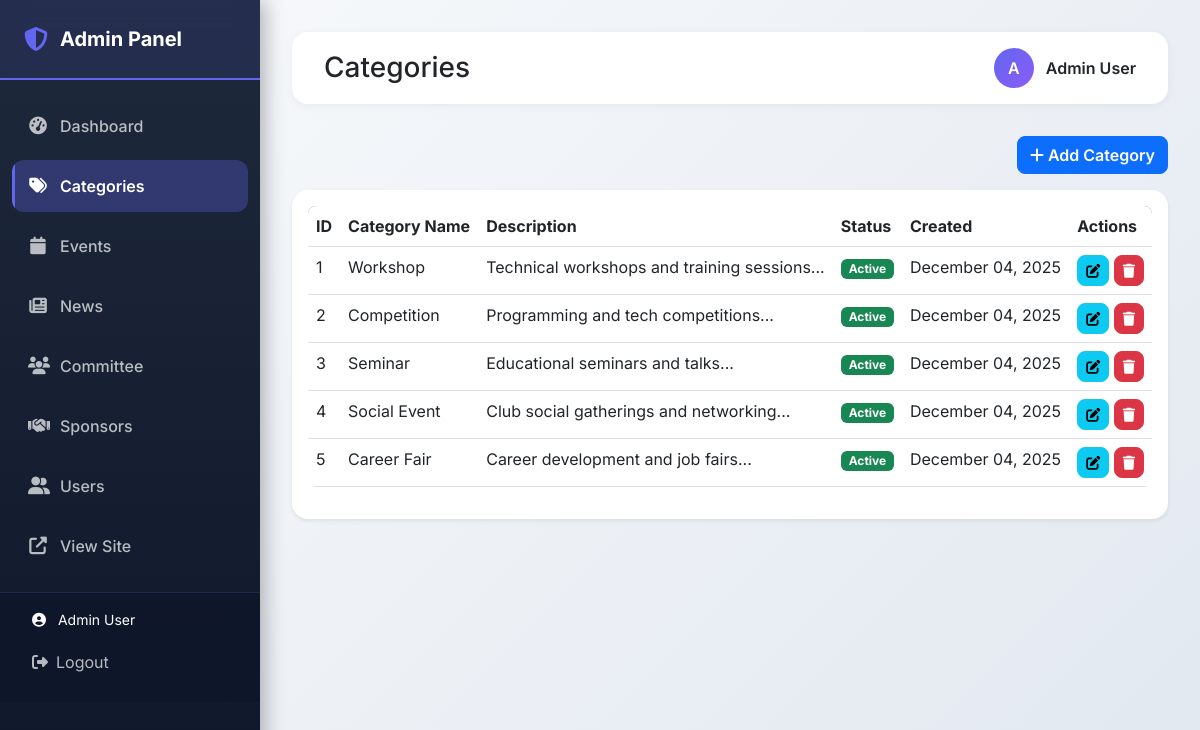
Screenshot of /admin/categories.php (signed in) with the database file from the repository.
### tables this page shows
CREATE TABLE categories (
    id INT PRIMARY KEY AUTO_INCREMENT,
    category_name VARCHAR(100) NOT NULL,
    description TEXT,
    status ENUM('active', 'inactive') DEFAULT 'active',
    created_at TIMESTAMP DEFAULT CURRENT_TIMESTAMP
);

### config/database.php (called while the page is built, shortened)
<?php
$conn = mysqli_connect(DB_HOST, DB_USER, DB_PASS, DB_NAME);
mysqli_set_charset($conn, "utf8");
function db_query($sql) {
    global $conn;
    return mysqli_query($conn, $sql);
}
function db_fetch_all($result) {
    return mysqli_fetch_all($result, MYSQLI_ASSOC);
}
?>

### config/config.php (called while the page is built, shortened)
<?php
require_once __DIR__ . '/database.php';
function format_date($date) {
    return date(DISPLAY_DATE_FORMAT, strtotime($date));
}
?>

### admin/categories.php (the view, shortened to what this page needs)
<?php
require_once __DIR__ . '/../config/config.php';
$categories_query = "SELECT * FROM categories ORDER BY created_at DESC";
$categories = db_fetch_all(db_query($categories_query));
include __DIR__ . '/includes/header.php';
?>
<div class="d-flex justify-content-between mb-3">
    <button class="btn btn-primary" data-bs-toggle="modal" data-bs-target="#categoryModal" onclick="resetForm()">
        <i class="fas fa-plus"></i> Add Category
    </button>
</div>
<div class="card border-0 shadow-sm">
    <div class="card-body">
        <div class="table-responsive">
            <table class="table table-hover">
                <thead>
                    <tr>
                        <th>ID</th>
                        <th>Category Name</th>
                        <th>Description</th>
                        <th>Status</th>
                        <th>Created</th>
                        <th>Actions</th>
                    </tr>
                </thead>
                <tbody>
                    <?php foreach ($categories as $category): ?>
                        <tr>
                            <td><?php echo $category['id']; ?></td>
                            <td><?php echo htmlspecialchars($category['category_name']); ?></td>
                            <td><?php echo substr(htmlspecialchars($category['description']), 0, 50); ?>...</td>
                            <td>
                                <span class="badge bg-<?php echo $category['status'] == 'active' ? 'success' : 'secondary'; ?>">
                                    <?php echo ucfirst($category['status']); ?>
                                </span>
                            </td>
                            <td><?php echo format_date($category['created_at']); ?></td>
                            <td>
                                <button class="btn btn-sm btn-info" onclick='editCategory(<?php echo json_encode($category); ?>)'>
                                    <i class="fas fa-edit"></i>
                                </button>
                                <a href="?delete=<?php echo $category['id']; ?>"
                                   class="btn btn-sm btn-danger"
                                   onclick="return confirm('Are you sure?')">
                                    <i class="fas fa-trash"></i>
                                </a>
                            </td>
                        </tr>
                    <?php endforeach; ?>
                </tbody>
            </table>
        </div>
    </div>
</div>
<?php include __DIR__ . '/includes/footer.php'; ?>

### admin/includes/header.php (style rules this page uses)
body { font-family: 'Inter', -apple-system, BlinkMacSystemFont, 'Segoe UI', Roboto, sans-serif; background: linear-gradient(135deg, #f8fafc 0%, #e2e8f0 100%); }
.card { border: none; border-radius: 1rem; box-shadow: 0 4px 20px rgba(0, 0, 0, 0.08); transition: all 0.3s ease; }
.btn { border-radius: 0.5rem; transition: all 0.3s ease; font-weight: 600; }
.table { border-radius: 0.5rem; overflow: hidden; }
.table thead { background: linear-gradient(135deg, #6366f1, #8b5cf6); color: white; }
.table tbody tr { transition: all 0.3s ease; }

### rows the page displays
categories: id "1", category_name "Workshop", description "Technical workshops and training sessions", status "Active", created_at "December 04, 2025"
categories: id "2", category_name "Competition", description "Programming and tech competitions", status "Active", created_at "December 04, 2025"
categories: id "3", category_name "Seminar", description "Educational seminars and talks", status "Active", created_at "December 04, 2025"
categories: id "4", category_name "Social Event", description "Club social gatherings and networking", status "Active", created_at "December 04, 2025"
categories: id "5", category_name "Career Fair", description "Career development and job fairs", status "Active", created_at "December 04, 2025"

### other values shown
$_SESSION['admin_name'] "Admin User"
$page_title "Categories"
substr($_SESSION['admin_name'] ?? 'A', 0, 1) "A"
